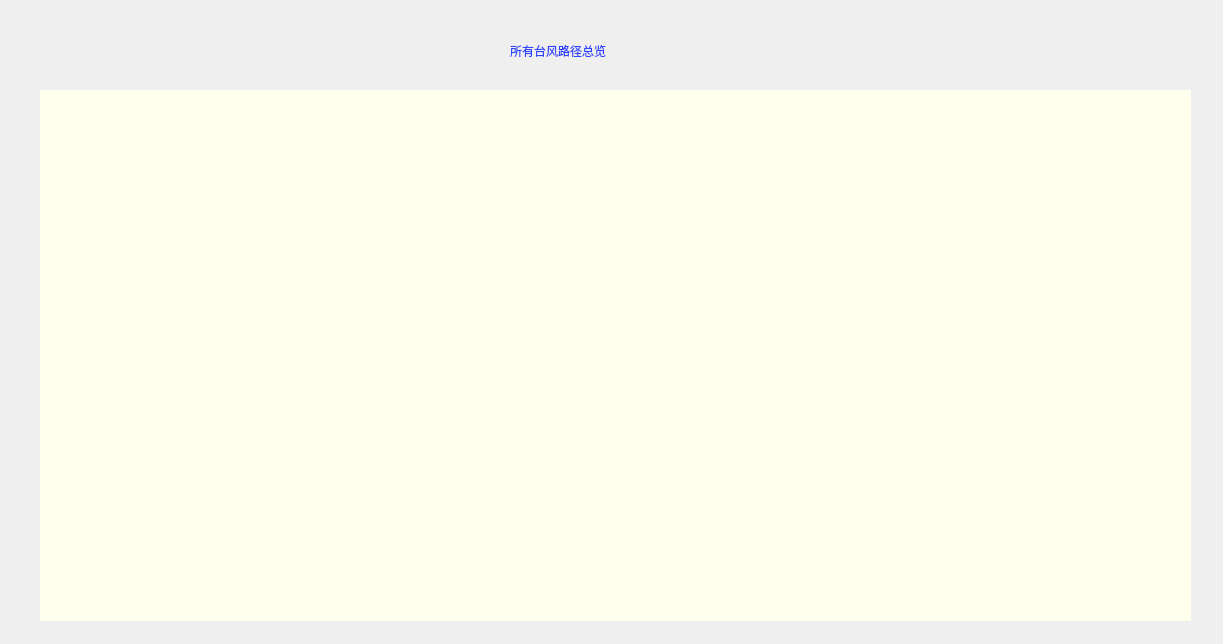
<?xml version="1.0" encoding="UTF-8"?>
<ui version="4.0">
 <class>Dialog</class>
 <widget class="QDialog" name="Dialog">
  <property name="geometry">
   <rect>
    <x>0</x>
    <y>0</y>
    <width>1223</width>
    <height>644</height>
   </rect>
  </property>
  <property name="windowTitle">
   <string>Dialog</string>
  </property>
  <widget class="QLabel" name="label">
   <property name="geometry">
    <rect>
     <x>40</x>
     <y>90</y>
     <width>1151</width>
     <height>531</height>
    </rect>
   </property>
   <property name="styleSheet">
    <string notr="true">#label{
	background-color:rgb(255, 255, 237)
}</string>
   </property>
   <property name="text">
    <string/>
   </property>
  </widget>
  <widget class="QLabel" name="label_2">
   <property name="geometry">
    <rect>
     <x>510</x>
     <y>20</y>
     <width>331</width>
     <height>61</height>
    </rect>
   </property>
   <property name="styleSheet">
    <string notr="true">#label_2{
	color:rgb(48, 68, 255);
	font: 16pt &quot;Bernard MT Condensed&quot;;
}</string>
   </property>
   <property name="text">
    <string>所有台风路径总览</string>
   </property>
  </widget>
 </widget>
 <resources/>
 <connections/>
</ui>
